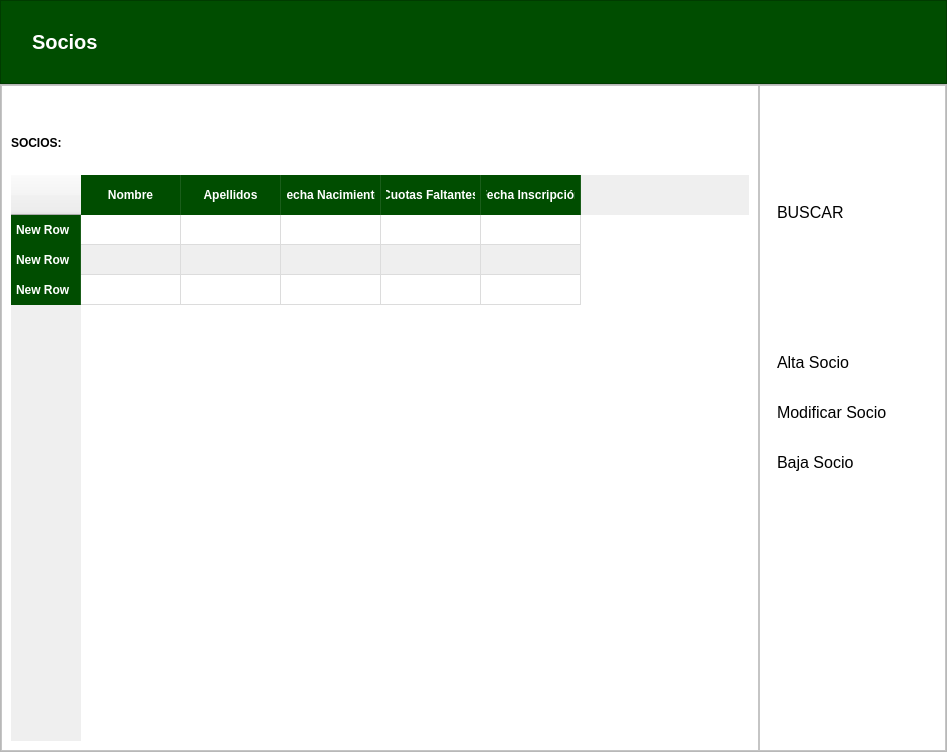
      <widget class="QWidget" name="page_4">
       <layout class="QVBoxLayout" name="verticalLayout_3" stretch="1,8">
        <property name="spacing">
         <number>0</number>
        </property>
        <property name="leftMargin">
         <number>0</number>
        </property>
        <property name="topMargin">
         <number>0</number>
        </property>
        <property name="rightMargin">
         <number>0</number>
        </property>
        <property name="bottomMargin">
         <number>0</number>
        </property>
        <item>
         <widget class="QFrame" name="frame_superior_2">
          <property name="styleSheet">
           <string notr="true">#frame_superior_2{
	background-color: #004d00
}

#titulo_2{
	color: white; 
	font-size: 20px; 
	font-weight: bold; 
}</string>
          </property>
          <property name="frameShape">
           <enum>QFrame::StyledPanel</enum>
          </property>
          <property name="frameShadow">
           <enum>QFrame::Raised</enum>
          </property>
          <layout class="QHBoxLayout" name="horizontalLayout_3">
           <property name="leftMargin">
            <number>15</number>
           </property>
           <item>
            <widget class="QLabel" name="label_2">
             <property name="minimumSize">
              <size>
               <width>10</width>
               <height>20</height>
              </size>
             </property>
             <property name="maximumSize">
              <size>
               <width>30</width>
               <height>40</height>
              </size>
             </property>
             <property name="text">
              <string/>
             </property>
             <property name="pixmap">
              <pixmap>img/persona.webp</pixmap>
             </property>
             <property name="scaledContents">
              <bool>true</bool>
             </property>
            </widget>
           </item>
           <item>
            <widget class="QLabel" name="titulo_2">
             <property name="text">
              <string>Socios</string>
             </property>
            </widget>
           </item>
           <item>
            <spacer name="horizontalSpacer_2">
             <property name="orientation">
              <enum>Qt::Horizontal</enum>
             </property>
             <property name="sizeHint" stdset="0">
              <size>
               <width>839</width>
               <height>20</height>
              </size>
             </property>
            </spacer>
           </item>
          </layout>
         </widget>
        </item>
        <item>
         <widget class="QFrame" name="frame_2">
          <property name="frameShape">
           <enum>QFrame::StyledPanel</enum>
          </property>
          <property name="frameShadow">
           <enum>QFrame::Raised</enum>
          </property>
          <layout class="QHBoxLayout" name="horizontalLayout_7" stretch="0,0">
           <property name="spacing">
            <number>0</number>
           </property>
           <property name="leftMargin">
            <number>0</number>
           </property>
           <property name="topMargin">
            <number>0</number>
           </property>
           <property name="rightMargin">
            <number>0</number>
           </property>
           <property name="bottomMargin">
            <number>0</number>
           </property>
           <item>
            <widget class="QFrame" name="frame_6">
             <property name="styleSheet">
              <string notr="true">.QFrame{
	background-color:white;
}
</string>
             </property>
             <property name="frameShape">
              <enum>QFrame::StyledPanel</enum>
             </property>
             <property name="frameShadow">
              <enum>QFrame::Raised</enum>
             </property>
             <layout class="QVBoxLayout" name="verticalLayout_8">
              <property name="spacing">
               <number>25</number>
              </property>
              <property name="topMargin">
               <number>50</number>
              </property>
              <item>
               <widget class="QLabel" name="label_5">
                <property name="font">
                 <font>
                  <pointsize>9</pointsize>
                  <weight>75</weight>
                  <bold>true</bold>
                 </font>
                </property>
                <property name="text">
                 <string>SOCIOS:</string>
                </property>
               </widget>
              </item>
              <item>
               <widget class="QTableWidget" name="tabla_socios">
                <property name="styleSheet">
                 <string notr="true">QTableWidget {
	background-color:white;
    gridline-color: #dcdcdc; /* Color de las líneas de la cuadrícula */
    border: none;
    alternate-background-color: #efefef; /* Color de las filas grises */
    selection-background-color: #a8d5a2; /* Color cuando seleccionas una fila */
    color: #333333; /* Color del texto de los datos */
}

/* Estilo de los encabezados (La parte superior verde) */
QHeaderView::section {
    background-color: #004d00; /* Verde oscuro como el de tu banner */
    color: white;
    padding: 5px;
    font-weight: bold;
    border: none;
    border-right: 1px solid #1a5e1a; /* Línea divisoria entre columnas */
    height: 30px;
}

/* Estilo para que los datos se vean más limpios */
QTableWidget::item {
    padding: 5px;
}</string>
                </property>
                <property name="alternatingRowColors">
                 <bool>true</bool>
                </property>
                <row>
                 <property name="text">
                  <string>New Row</string>
                 </property>
                </row>
                <row>
                 <property name="text">
                  <string>New Row</string>
                 </property>
                </row>
                <row>
                 <property name="text">
                  <string>New Row</string>
                 </property>
                </row>
                <column>
                 <property name="text">
                  <string>Nombre</string>
                 </property>
                </column>
                <column>
                 <property name="text">
                  <string>Apellidos</string>
                 </property>
                </column>
                <column>
                 <property name="text">
                  <string>Fecha Nacimiento</string>
                 </property>
                </column>
                <column>
                 <property name="text">
                  <string>Cuotas Faltantes</string>
                 </property>
                </column>
                <column>
                 <property name="text">
                  <string>Fecha Inscripción</string>
                 </property>
                </column>
               </widget>
              </item>
             </layout>
            </widget>
           </item>
           <item>
            <widget class="QFrame" name="frame_busqueda_2">
             <property name="styleSheet">
              <string notr="true">#frame_busqueda_2{
background-color: #FFFFFF;
}

QPushButton {
    background-color: transparent;
    text-align: left;
    padding: 8px;
    font-size: 16px;
    border: none;
}

/* Efecto cuando pasas el ratón por encima */
QPushButton:hover {
    background-color: #efefef;
}</string>
             </property>
             <property name="frameShape">
              <enum>QFrame::StyledPanel</enum>
             </property>
             <property name="frameShadow">
              <enum>QFrame::Raised</enum>
             </property>
             <layout class="QVBoxLayout" name="verticalLayout_7">
              <property name="spacing">
               <number>15</number>
              </property>
              <property name="rightMargin">
               <number>50</number>
              </property>
              <item>
               <spacer name="verticalSpacer_2">
                <property name="orientation">
                 <enum>Qt::Vertical</enum>
                </property>
                <property name="sizeType">
                 <enum>QSizePolicy::Fixed</enum>
                </property>
                <property name="sizeHint" stdset="0">
                 <size>
                  <width>20</width>
                  <height>100</height>
                 </size>
                </property>
               </spacer>
              </item>
              <item>
               <widget class="QPushButton" name="btn_buscarSocios">
                <property name="text">
                 <string>BUSCAR</string>
                </property>
                <property name="icon">
                 <iconset>
                  <normaloff>img/lupa.png</normaloff>img/lupa.png</iconset>
                </property>
               </widget>
              </item>
              <item>
               <spacer name="verticalSpacer_3">
                <property name="orientation">
                 <enum>Qt::Vertical</enum>
                </property>
                <property name="sizeType">
                 <enum>QSizePolicy::Fixed</enum>
                </property>
                <property name="sizeHint" stdset="0">
                 <size>
                  <width>20</width>
                  <height>100</height>
                 </size>
                </property>
               </spacer>
              </item>
              <item>
               <widget class="QPushButton" name="btn_altaSocios">
                <property name="text">
                 <string>Alta Socio</string>
                </property>
                <property name="icon">
                 <iconset>
                  <normaloff>img/anadir.png</normaloff>img/anadir.png</iconset>
                </property>
               </widget>
              </item>
              <item>
               <widget class="QPushButton" name="btn_modificarSocios">
                <property name="text">
                 <string>Modificar Socio</string>
                </property>
                <property name="icon">
                 <iconset>
                  <normaloff>img/editar.png</normaloff>img/editar.png</iconset>
                </property>
               </widget>
              </item>
              <item>
               <widget class="QPushButton" name="btn_bajaSocios">
                <property name="text">
                 <string>Baja Socio</string>
                </property>
                <property name="icon">
                 <iconset>
                  <normaloff>img/borrar.png</normaloff>img/borrar.png</iconset>
                </property>
               </widget>
              </item>
              <item>
               <spacer name="verticalSpacer_4">
                <property name="orientation">
                 <enum>Qt::Vertical</enum>
                </property>
                <property name="sizeHint" stdset="0">
                 <size>
                  <width>20</width>
                  <height>301</height>
                 </size>
                </property>
               </spacer>
              </item>
             </layout>
            </widget>
           </item>
          </layout>
         </widget>
        </item>
       </layout>
      </widget>
